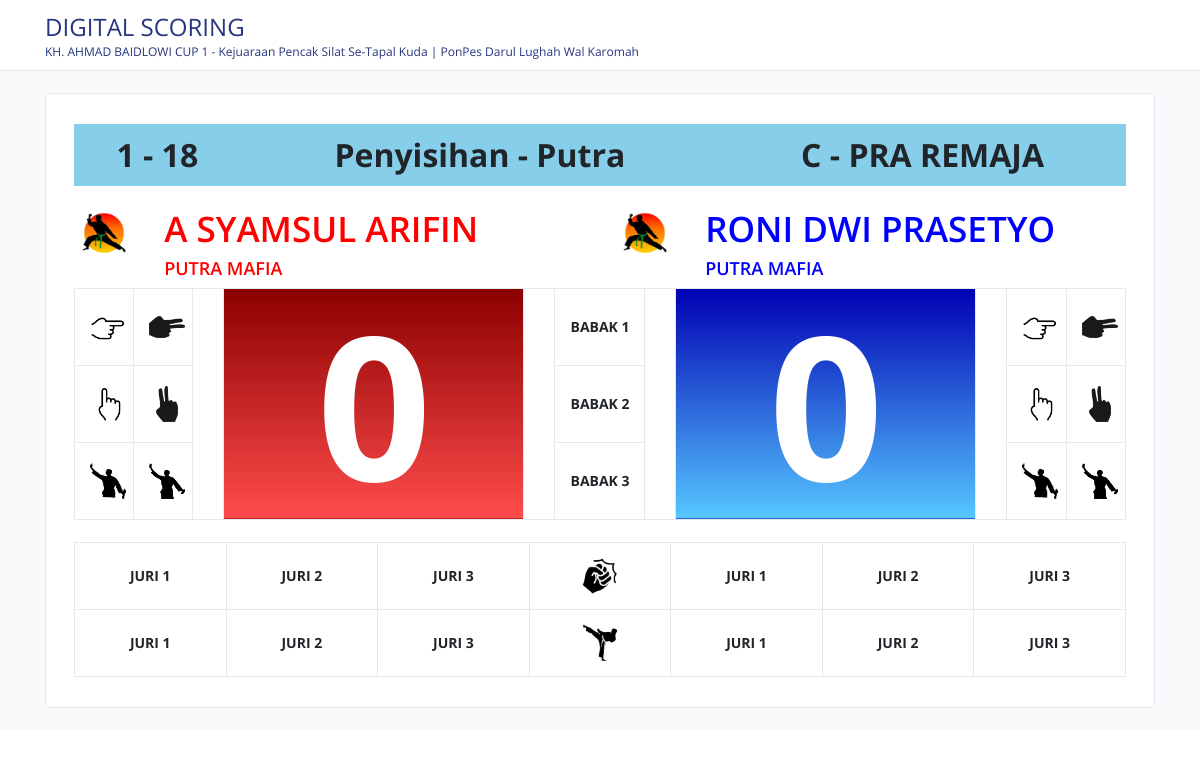
Screenshot of /tampil/gel/1 with the database file from the repository.
### tables this page shows
CREATE TABLE `tanding` (
  `id_tanding` varchar(100) NOT NULL,
  `id_partai` varchar(100) NOT NULL,
  `wasit` varchar(100) NOT NULL,
  `juri1` varchar(100) NOT NULL,
  `juri2` varchar(100) NOT NULL,
  `juri3` varchar(100) NOT NULL,
  `juri4` varchar(100) NOT NULL,
  `juri5` varchar(100) NOT NULL,
  `status` enum('belum','berjalan','dijeda','selesai') NOT NULL,
  `aktif` enum('N','Y') NOT NULL,
  `gel` int(11) NOT NULL,
  `babak` int(11) NOT NULL
);

CREATE TABLE `partai` (
  `id_partai` varchar(100) NOT NULL,
  `urut` int(11) NOT NULL,
  `babak` varchar(20) NOT NULL,
  `merah` varchar(100) NOT NULL,
  `biru` varchar(100) NOT NULL,
  `tanggal` date NOT NULL
);

CREATE TABLE `peserta` (
  `id_peserta` varchar(100) NOT NULL,
  `kategori` enum('USIA DINI','PRA REMAJA','REMAJA','DEWASA') NOT NULL,
  `kontingen` text NOT NULL,
  `nama` varchar(100) NOT NULL,
  `tgl` date NOT NULL,
  `jkl` enum('Laki-laki','Perempuan') NOT NULL,
  `kelas` varchar(10) NOT NULL,
  `berat` int(11) NOT NULL,
  `pelatih` varchar(100) NOT NULL,
  `hp` int(20) NOT NULL,
  `foto` varchar(100) NOT NULL
);

### application/controllers/Tampil.php (called while the page is built, shortened)
<?php
class Tampil extends CI_Controller
{
    public function __construct()
    {
        $this->load->model('Modeldata', 'model');
    }
    public function gel($gel)
    {
        $data['tanding'] = $this->model->getBy2('tanding', 'aktif', 'Y', 'gel', $gel)->row();
        $data['partai'] = $this->model->getBy('partai', 'id_partai', $data['tanding']->id_partai)->row();
        $data['merah'] = $this->model->getBy('peserta', 'id_peserta', $data['partai']->merah)->row();
        $data['biru'] = $this->model->getBy('peserta', 'id_peserta', $data['partai']->biru)->row();
        $this->load->view('layar', $data);
    }
}

### index.php (called while the page is built, shortened)
<?php
require_once BASEPATH.'core/CodeIgniter.php';

### application/models/Modeldata.php (called while the page is built, shortened)
<?php
class Modeldata extends CI_Model
{
    function getBy($table, $where, $dtwhere)
    {
        $this->db->where($where, $dtwhere);
        return $this->db->get($table);
    }
    function getBy2($table, $where, $dtwhere, $where1, $dtwhere1)
    {
        $this->db->where($where, $dtwhere);
        $this->db->where($where1, $dtwhere1);
        return $this->db->get($table);
    }
}

### application/views/layar.php (the view, shortened to what this page needs)
<!DOCTYPE html>
<html lang="en">
<head>
    <link rel="stylesheet" href="<?= base_url() ?>assets/vendors/mdi/css/materialdesignicons.min.css">
    <link rel="stylesheet" href="<?= base_url() ?>assets/vendors/flag-icon-css/css/flag-icon.min.css">
    <link rel="stylesheet" href="<?= base_url() ?>assets/vendors/css/vendor.bundle.base.css">
    <link rel="stylesheet" href="<?= base_url() ?>assets/css/demo_2/style.css" />
    <link rel="stylesheet" href="<?= base_url() ?>assets/DataTables/datatables.min.css" />
    <link rel="stylesheet" href="<?= base_url() ?>assets/iziToast/dist/css/iziToast.min.css" />
</head>
<body>
    <div class="container-scroller">
        <div class="horizontal-menu">
            <nav class="navbar top-navbar col-lg-12 col-12 p-0">
                <div class="container">
                    <div class="text-center navbar-brand-wrapper d-flex align-items-center justify-content-center">
                        <a class="navbar-brand brand-logo" href="<?= base_url() ?>">
                            DIGITAL SCORING
                            <span class="font-12 d-block font-weight">KH. AHMAD BAIDLOWI CUP 1 - Kejuaraan Pencak Silat Se-Tapal Kuda | PonPes Darul Lughah Wal Karomah </span>
                        </a>
                    </div>
                    <div class="navbar-menu-wrapper d-flex align-items-center justify-content-end">
                    </div>
                </div>
            </nav>
        </div>
        <div class="container-fluid page-body-wrapper">
            <div class="main-panel">
                <div class="content-wrapper">
                    <div class="row">
                        <div class="col-md-12">
                            <div class="card">
                                <div class="card-body">
                                    <?php
                                    $imgMerah = $merah->jkl == 'Laki-laki' ? 'male.png' : 'female.png';
                                    $imgBiru = $biru->jkl == 'Laki-laki' ? 'male.png' : 'female.png';
                                    $jkl = $merah->jkl == 'Laki-laki' ? 'Putra' : 'Putri';
                                    ?>
                                    <table class="table table-borderless text-center">
                                        <tr>
                                            <th style="font-weight: bolder; font-size: xx-large; background-color: skyblue;"><?= $tanding->gel . ' - ' . $partai->urut ?></th>
                                            <th style="font-weight: bolder; font-size: xx-large; background-color: skyblue;"><?= $partai->babak . ' - ' . $jkl ?></th>
                                            <th style="font-weight: bolder; font-size: xx-large; background-color: skyblue;"><?= $merah->kelas . ' - ' . $merah->kategori ?></th>
                                        </tr>
                                    </table>
                                    <br>
                                    <div class="row">
                                        <div class="col-md-1 text-center">
                                            <img src="<?= base_url('assets/images/' . $imgMerah) ?>" width="50px">
                                        </div>
                                        <div class="col-md-5">
                                            <h1 style="color: red;"><?= $merah->nama ?></h1>
                                            <h4 style="color: red;"><?= $merah->kontingen ?></h4>
                                        </div>
                                        <div class="col-md-1 text-center">
                                            <img src="<?= base_url('assets/images/' . $imgBiru) ?>" width="50px">
                                        </div>
                                        <div class="col-md-5">
                                            <h1 style="color: blue;"><?= $biru->nama ?></h1>
                                            <h4 style="color: blue;"><?= $biru->kontingen ?></h4>
                                        </div>
                                        <div class="col-md-12">
                                            <table class="table table-bordered text-center table-fixed">
                                                <tr>
                                                    <th id="binaan1Merah"><img src="<?= base_url('assets/images/binaan1.png') ?>"></th>
                                                    <th id="binaan2Merah"><img src="<?= base_url('assets/images/binaan2.png') ?>"></th>
                                                    <th style="width: 1px;" rowspan="3"></th>
                                                    <th rowspan="3" class="bg-red" style="font-size: 200px; color: white; width: 300px;" id="pointMerah">0</th>
                                                    <th style="width: 1px;" rowspan="3"></th>
                                                    <th style="width: 90px;" id="babak1">BABAK 1</th>
                                                    <th style="width: 1px;" rowspan="3"></th>
                                                    <th rowspan="3" class="bg-blue" style="font-size: 200px; color: white; width: 300px;" id="pointBiru">0</th>
                                                    <th style="width: 1px;" rowspan="3"></th>
                                                    <th id="binaan1Biru"><img src="<?= base_url('assets/images/binaan1.png') ?>"></th>
                                                    <th id="binaan2Biru"><img src="<?= base_url('assets/images/binaan2.png') ?>"></th>
                                                </tr>
                                                <tr>
                                                    <th id="teguran1Merah"><img src="<?= base_url('assets/images/teguran1.png') ?>"></th>
                                                    <th id="teguran2Merah"><img src="<?= base_url('assets/images/teguran2.png') ?>"></th>
                                                    <th style="width: 90px;" id="babak2">BABAK 2</th>
                                                    <th id="teguran1Biru"><img src="<?= base_url('assets/images/teguran1.png') ?>"></th>
                                                    <th id="teguran2Biru"><img src="<?= base_url('assets/images/teguran2.png') ?>"></th>
                                                </tr>
                                                <tr>
                                                    <th id="peringatan1Merah"><img src="<?= base_url('assets/images/P11.png') ?>"></th>
                                                    <th id="peringatan2Merah"><img src="<?= base_url('assets/images/P22.png') ?>"></th>
                                                    <th style="width: 90px;" id="babak3">BABAK 3</th>
                                                    <th id="peringatan1Biru"><img src="<?= base_url('assets/images/P11.png') ?>"></th>
                                                    <th id="peringatan2Biru"><img src="<?= base_url('assets/images/P22.png') ?>"></th>
                                                </tr>
                                            </table>
                                            <br>
                                            <table class="table table-bordered text-center">
                                                <tr>
                                                    <th id="j1MerahPukul">JURI 1</th>
                                                    <th id="j2MerahPukul">JURI 2</th>
                                                    <th id="j3MerahPukul">JURI 3</th>
                                                    <th><img src="<?= base_url() ?>assets/images/pukulan.png"></th>
                                                    <th id="j1BiruPukul">JURI 1</th>
                                                    <th id="j2BiruPukul">JURI 2</th>
                                                    <th id="j3BiruPukul">JURI 3</th>
                                                </tr>
                                                <tr>
                                                    <th id="j1MerahTendang">JURI 1</th>
                                                    <th id="j2MerahTendang">JURI 2</th>
                                                    <th id="j3MerahTendang">JURI 3</th>
                                                    <th><img src="<?= base_url() ?>assets/images/tendangan.png"></th>
                                                    <th id="j1BiruTendang">JURI 1</th>
                                                    <th id="j2BiruTendang">JURI 2</th>
                                                    <th id="j3BiruTendang">JURI 3</th>
                                                </tr>
                                            </table>
                                        </div>
                                    </div>
                                </div>
                            </div>
                        </div>
                    </div>
                </div>
            </div>
        </div>
    </div>
</body>
</html>

### application/views/layar.php (style rules this page uses)
.bg-red { background: linear-gradient(to bottom, #8c0000, #ff0000b3); }
.bg-blue { background: linear-gradient(to bottom, #0000b3, #56c7ff); }
.table-fixed { width: 100%; table-layout: fixed; }
.table-fixed th, .table-fixed td { overflow: hidden; }

### rows the page displays
tanding: gel "1"
partai: urut "18", babak "Penyisihan"
peserta: jkl "Putra", kelas "C", kategori "PRA REMAJA", nama "A SYAMSUL ARIFIN", kontingen "PUTRA MAFIA"
peserta: nama "RONI DWI PRASETYO", kontingen "PUTRA MAFIA"
